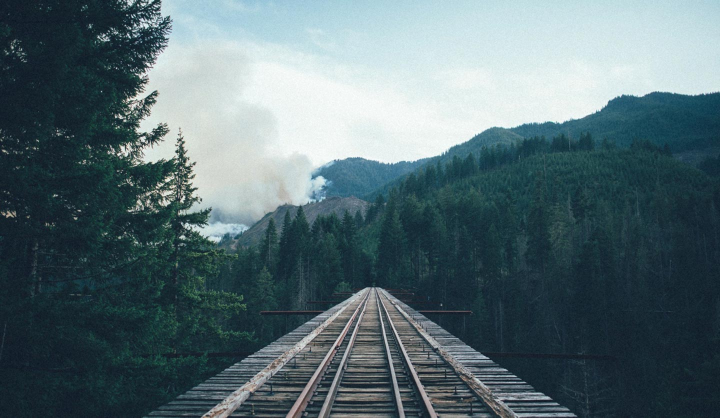
#> input picture background3.jpg, 1440 x 835 px (shown at 1/2 size)
$ jupyter execute --allow-errors 'hw 25-06 .ipynb'   (shell and % lines are left out)   (Python 2 division)
#> lines starting #> are read from the running program, lines starting #| are printed output that depends on the picture
[cell 1]
import numpy as np
import cv2
import matplotlib.pyplot as plt
import seaborn as sns
from sklearn.cluster import KMeans

[cell 2]
img = cv2.imread('./background3.jpg')
#> img is the input picture: shape (835, 1440, 3); mean B, G, R 113.8, 108, 87.9
img = cv2.cvtColor(img, cv2.COLOR_BGR2RGB)
img = cv2.resize(img, (200,100))
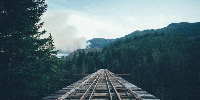
#> img: shape (100, 200, 3); mean R, G, B 88, 108.1, 113.9
img.shape
#> Out = (100, 200, 3)

[cell 3]
plt.figure(0)
plt.grid('off')
plt.imshow(img)
plt.show()

[cell 4]
data = img.reshape((-1, 3))
data.shape
#> Out = (20000, 3)

[cell 5]
km = KMeans(n_clusters=4)

[cell 6]
km.fit(data)

[cell 7]
labels = km.predict(data)
#> labels = 20000 values, max 3 at index 41, min 0 at index 0, mean 1.12

[cell 8]
print km.cluster_centers_

[cell 9]
print labels.max()
#| 3

[cell 10]
new_pix = np.zeros_like(data)

for ix in range(new_pix.shape[0]):
    new_pix[ix, :] = km.cluster_centers_[labels[ix]].astype(np.uint8)

[cell 11]
plt.figure(1)
plt.grid('off')
plt.imshow(new_pix.reshape(img.shape))
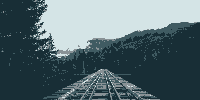
#> shown: shape (100, 200, 3); mean R, G, B 87.6, 107.8, 113.7

[cell 12]
colors = km.cluster_centers_.astype(np.uint8)
#> colors = [[24, 46, 54], [137, 146, 150], [64, 91, 98], [212, 228, 230]]


for ix in range(colors.shape[0]):
    plt.subplot(1, colors.shape[0], ix+1)
    plt.grid("off")
    plt.xticks([])
    plt.yticks([])
    col = np.ones((100, 100, 3), dtype=np.uint8)
    col[:, :, :] = colors[ix]
    plt.imshow(col)
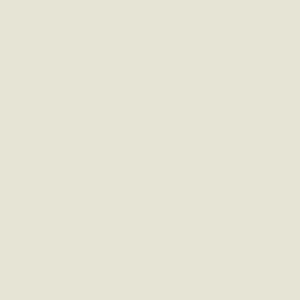
#> col: shape (100, 100, 3) (shown 3 times larger); mean of channels 0, 1, 2 212, 228, 230; drawn as B, G, R
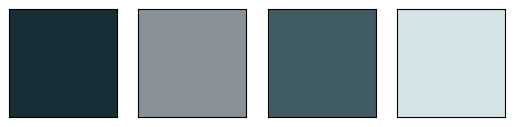
#> figure drawn by matplotlib, 4 panels

# Decision Tree

[cell 13]
import numpy as np
import pandas as pd
from matplotlib import pyplot as plt
import seaborn as sns

#> (a cell that did not finish here is left out)

#> (a cell that did not finish here is left out)

[cell 16]
cols_to_drop = [
    'PassengerId',
    'Name',
    'Ticket',
    'Cabin',
    'Embarked',
]
#> (the rest of this cell did not finish here and is left out)

[cell 17]
def con_sex_to_num(s):
    if s=='male':
        return 0
    elif s=='female':
        return 1
    else:
        return s
#> (the rest of this cell did not finish here and is left out)

#> (a cell that did not finish here is left out)

#> (a cell that did not finish here is left out)

[cell 20]
plt.figure(0)
#> (the rest of this cell did not finish here and is left out)

[cell 21]
#take input and output in x and y respectively

input_cols = ['Pclass', 'Sex', 'Age', 'SibSp', 'Parch', 'Fare']
output_cols = ['Survived']

#> (the rest of this cell did not finish here and is left out)

#> (a cell that did not finish here is left out)

#> (a cell that did not finish here is left out)

# Functions for Decision Tree

[cell 24]
import sklearn

[cell 25]
from sklearn.tree import DecisionTreeClassifier
from sklearn.ensemble import RandomForestClassifier

[cell 26]
split = int(0.8*data.shape[0])
#> split = 16000

$ run again, with background2.jpg copied over background3.jpg
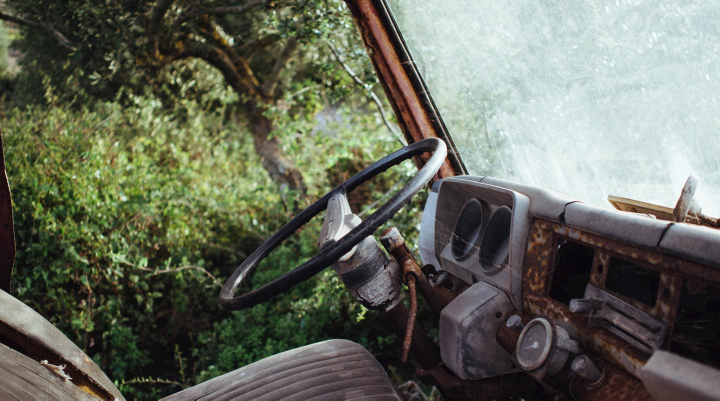
#> input picture background2.jpg, 1440 x 801 px (shown at 1/2 size)
#> img is the input picture: shape (801, 1440, 3); mean B, G, R 92.5, 106, 102.4
#> labels = 20000 values, max 3 at index 3, min 0 at index 93, mean 1.7
#| 3
#> `[cell 11] plt.figure(1) plt.grid('off') plt.imshow(new_pix.reshape(img..`:
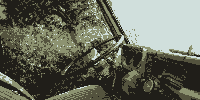
#> shown: shape (100, 200, 3); mean R, G, B 101.8, 105.2, 91.7
#> colors = [[208, 223, 220], [84, 83, 62], [141, 147, 113], [32, 30, 25]]
#> `[cell 12] colors = km.cluster_centers_.astype(np.uint8)   for ix in ra..`:
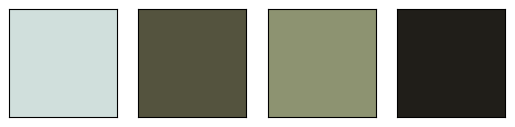
#> figure drawn by matplotlib, 4 panels
